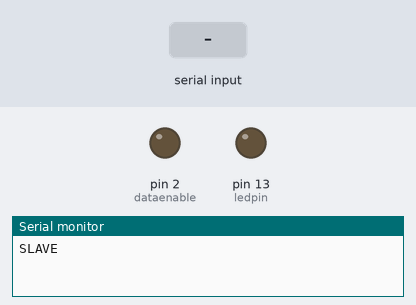
A sketch run on a simulated Arduino Uno, built with avr-gcc and run on an emulated ATmega328P. Shown: output pins drawn as LEDs (lit = HIGH), the last lines printed to the serial monitor. The test bench sets the inputs (shaded band).

Above: at 1.2 s.
1.3 s: byte 58 (58) received over Serial
At 1.8 s:
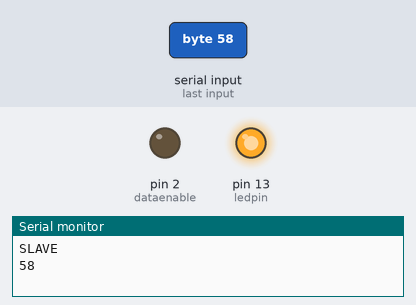
Timing chart, 0 to 4.3 s (numbered marks = the images above; inputs shaded):
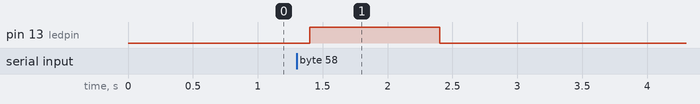

Measured:
- after the input at 1.3 s, pin 13 (ledpin): LOW → HIGH after 0.10 s, → LOW 1.0 s later

The sketch:

Slave.ino
```cpp
#include <IRremote.h>

#define ON 0x3000,0x8022
#define OFF 0x3500,0xA337


const int ledpin = 13;
const int dataenable = 2;
IRsend irsend;

void setup(){

    Serial.begin(4800);
    Serial.println("SLAVE");
    pinMode(ledpin,OUTPUT);
    pinMode(dataenable, OUTPUT);
    delay(50);

    digitalWrite(ledpin,LOW);
    digitalWrite(dataenable,LOW);

}

void loop()
{
  int b;
  if (Serial.available()){
    delay(100);
    b = Serial.read();
    Serial.println(b);
    if(b==58){
      switchON();
    }
    if(b==173){
      switchOFF();
    }
  }
}

void switchON()
	{
                        digitalWrite(ledpin, HIGH);
                        irsend.sendVOLTAS(ON);
                        delay(1000); // on  18 degreee Compressor
                        digitalWrite(ledpin, LOW);
                      //  delay(1000);
	}
void switchOFF()
	{
                        digitalWrite(ledpin, HIGH);
                        irsend.sendVOLTAS(OFF); // on  19 degreee Fan
                        digitalWrite(ledpin, LOW);
                        delay(1000);
	}
```
